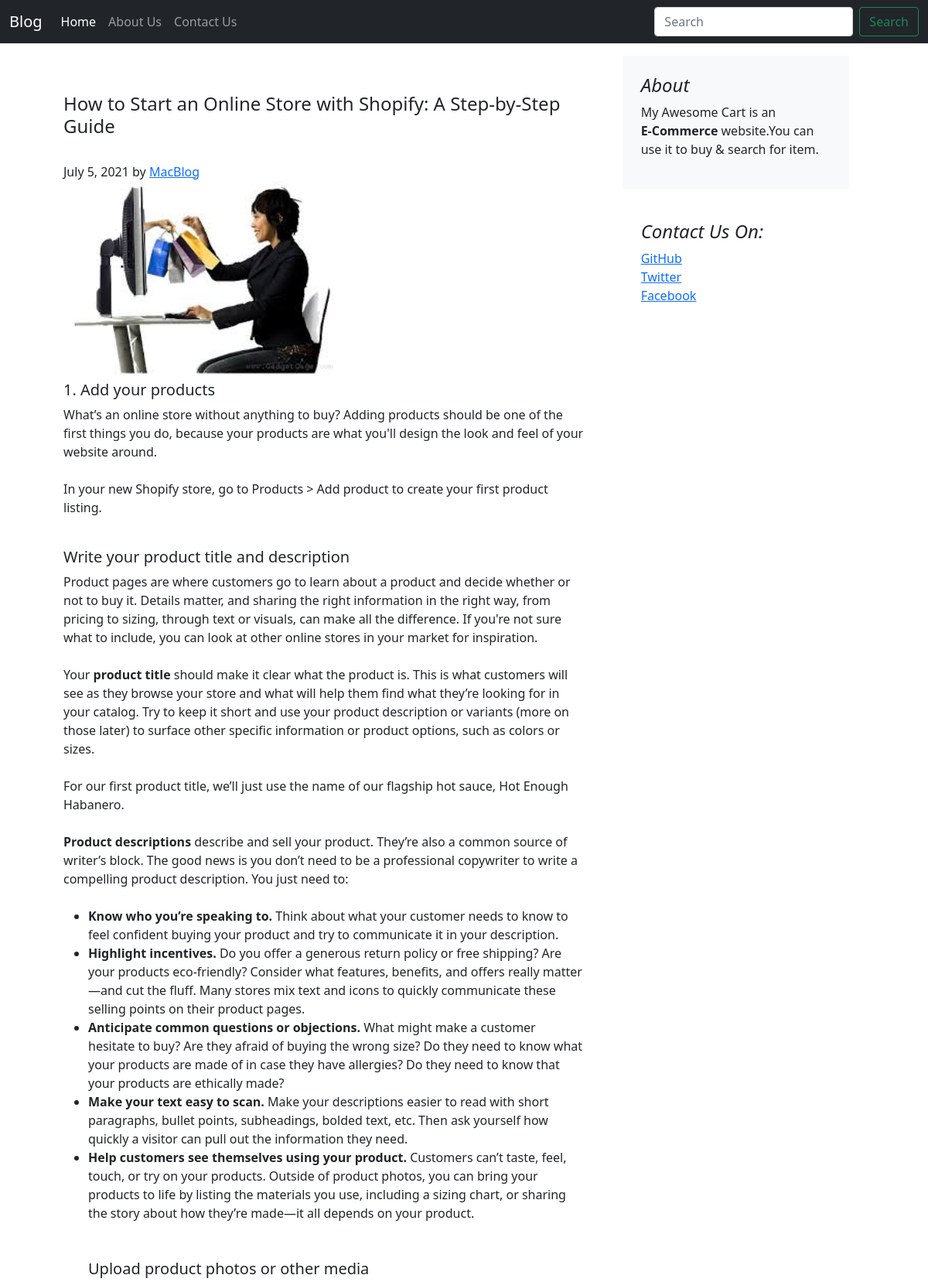
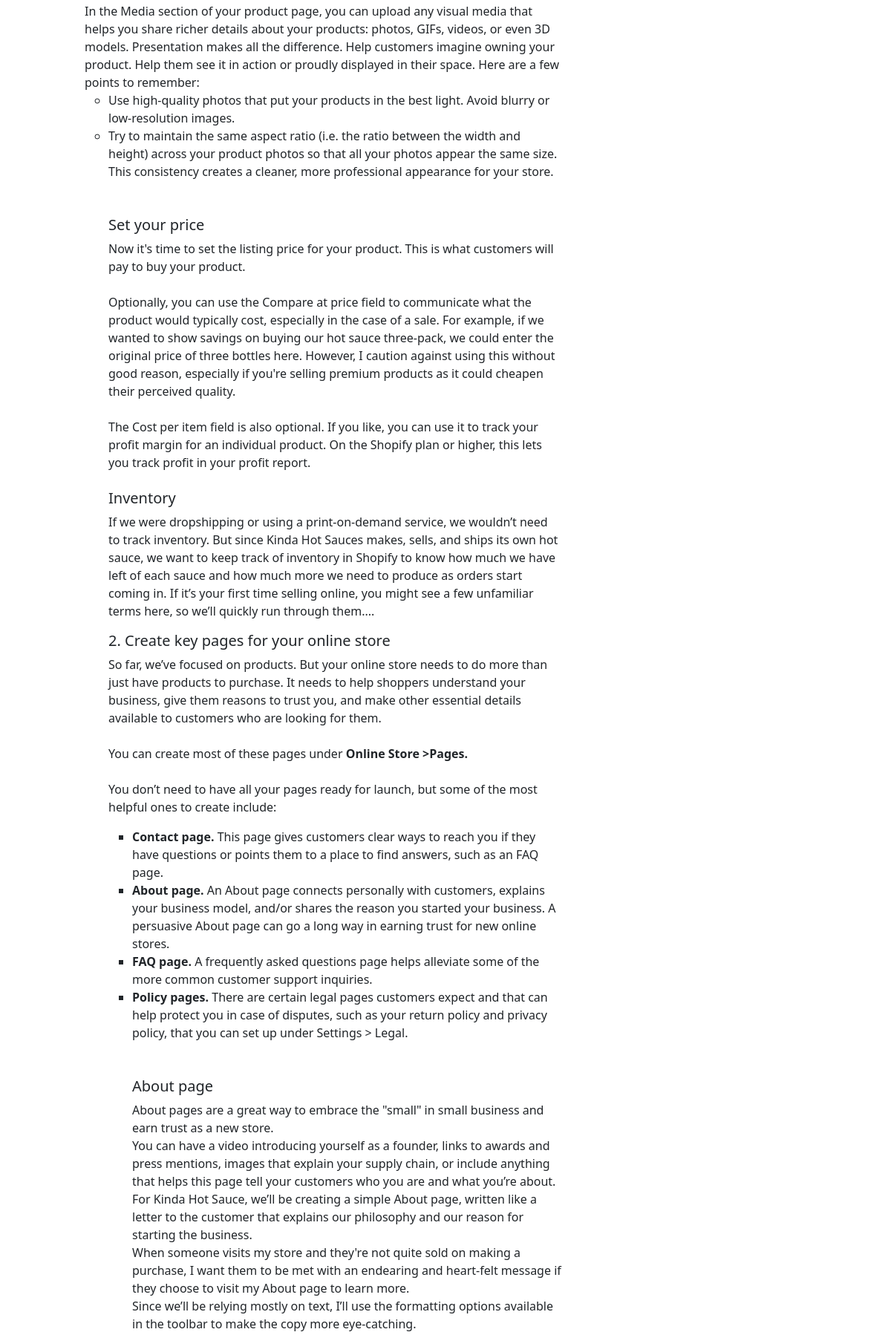
The page /blog/blogpost/1 (upper part) on the database its author committed (2 pictures, top to bottom).
### blog/models.py (models this page shows, shortened)
class Blogpost(models.Model):
    post_id=models.AutoField(primary_key=True)
    title=models.CharField(max_length=250)
    head0=models.CharField(max_length=500, default='')
    chead0=models.TextField(max_length=5000, default='')
    head1=models.CharField(max_length=500, default='')
    chead1=models.TextField(max_length=5000, default='')
    head2=models.CharField(max_length=500, default='')
    chead2=models.TextField(max_length=5000, default='')
    pub_date=models.DateField()
    thumbnail=models.ImageField(upload_to='blog/images', default='')

### blog/views.py (the view)
# urls.py: path('blogpost/<int:id>', views.blogpost, name='blogPost'),
def blogpost(request, id):
    post=Blogpost.objects.filter(post_id=id)[0]
    return render(request, 'blog/blogpost.html', {'post':post})

### blog/templates/blog/blogpost.html (shortened to what this page needs)
{% extends "blog/basic.html"%}
{% block body %}
<div class="container mt-3">
    <div class="row mx-3 g-5">
        <div class="col-md-8">
            <h3 class="pb-4 mb-4 fst-italic">{{post.title|safe}}</h3>
            <p class="blog-post-meta my-0">{{post.pub_date}} by <a href="#">MacBlog</a>
            <div class="col-auto d-none d-lg-block">
                <img src="/media/{{post.thumbnail}}" class="bd-placeholder-img" width="350" height="250">
              </div>
            <article class="blog-post">
                <h2 class="blog-post-title">{{post.head0|safe}}</h2>
                <p>{{post.chead0|safe}}... </p>
                <h2>{{post.head1|safe}}</h2>
                <p>{{post.chead1|safe}}... </p>
        </div>
        <div class="col-md-4">
            <div class="position-sticky" style="top: 2rem;">
                <div class="p-4 mb-3 bg-light rounded" style="width: 293px;">
                    <h4 class="fst-italic">About</h4>
                    <p class="mb-0">My Awesome Cart is an <br><b>E-Commerce</b> website.You can use it to buy & search
                        for item.</p>
                </div>
                <div class="p-4">
                    <h4 class="fst-italic">Contact Us On:</h4>
                    <ol class="list-unstyled">
                        <li><a href="#">GitHub</a></li>
                        <li><a href="#">Twitter</a></li>
                        <li><a href="#">Facebook</a></li>
                    </ol>
                </div>
            </div>
        </div>
    </div>
</div>
{% endblock%}

### rows shown on the page
Blogpost: title "How to Start an Online Store with Shopify: A Step-by-Step Guide", pub_date "July 5, 2021", thumbnail (picture), head0 "1. Add your products", chead0 "What’s an online store without anything to buy? Adding products should be one of the first things you do, because your products are what you'll design the look and feel of your website around. In your new Shopify store, go to Products > Add product to create your first product listing. Write your product title and description Product pages are where customers go to learn about a product and decide whether or not to buy it. Details matter, and sharing the right information in the right way, from pricing to sizing, through text or visuals, can make all the difference. If you're not sure what to include, you can look at other online stores in your market for inspiration. Your product title…", head1 "2. Create key pages for your online store", chead1 "So far, we’ve focused on products. But your online store needs to do more than just have products to purchase. It needs to help shoppers understand your business, give them reasons to trust you, and make other essential details available to customers who are looking for them. You can create most of these pages under Online Store >Pages. You don’t need to have all your pages ready for launch, but some of the most helpful ones to create include: Contact page. This page gives customers clear ways to reach you if they have questions or points them to a place to find answers, such as an FAQ page. About page. An About page connects personally with customers, explains your business model, and/or…"
